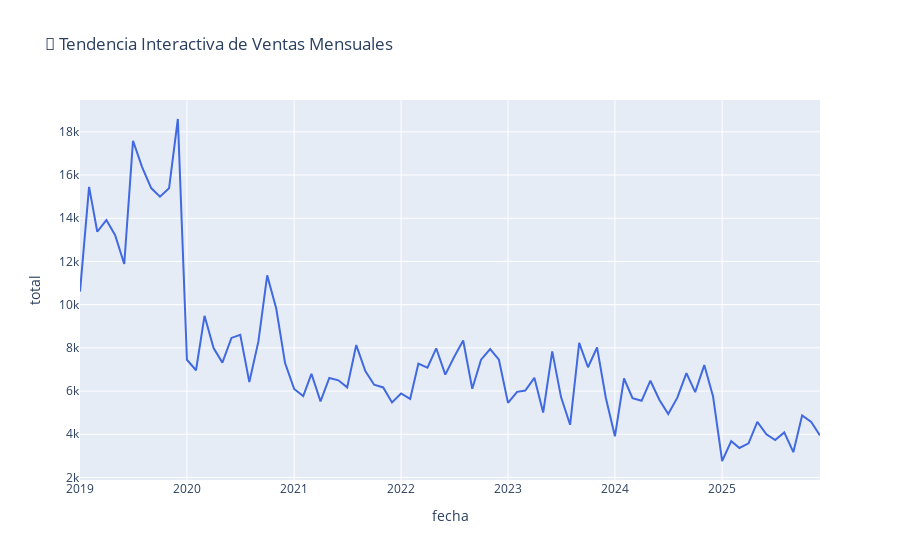

Write notebook code for a chart like this one.
### Code cell
# ===============================================================
# 🧠 Análisis Exploratorio de Datos (EDA)
# Dataset: dataset_farmacia_limpio.csv
# Autor: [Tu nombre o equipo]
# Fecha: Octubre 2025
# ===============================================================

# ========================================
# 1️⃣ Librerías necesarias
# ========================================
import pandas as pd
import numpy as np
import matplotlib.pyplot as plt
import seaborn as sns
import plotly.express as px
import warnings
warnings.filterwarnings('ignore')

# Estilo visual
sns.set(style="whitegrid", palette="pastel")

# ========================================
# 2️⃣ Cargar el dataset
# ========================================
df = pd.read_csv("../output/dataset_farmacia_limpio.csv")

# Convertir fechas
df['fecha'] = pd.to_datetime(df['fecha'], errors='coerce')
if 'fecha_vencimiento' in df.columns:
    df['fecha_vencimiento'] = pd.to_datetime(df['fecha_vencimiento'], errors='coerce')

print("✅ Dataset cargado correctamente.")
print("Forma:", df.shape)
df.head(3)

# ========================================
# 3️⃣ Información general
# ========================================
print("\n📋 Información general:")
df.info()

print("\n🔍 Valores nulos:")
print(df.isnull().sum())

print("\n📈 Resumen estadístico:")
display(df.describe(include='all').T)

# ========================================
# 4️⃣ Análisis univariado
# ========================================
num_cols = df.select_dtypes(include=['float64', 'int64']).columns
cat_cols = df.select_dtypes(include=['object']).columns

# Histograma general de variables numéricas
df[num_cols].hist(bins=30, figsize=(15, 10), color='skyblue', edgecolor='black')
plt.suptitle('Distribución de Variables Numéricas', fontsize=16)
plt.show()

# Boxplots para detectar outliers
plt.figure(figsize=(12, 6))
sns.boxplot(data=df[num_cols])
plt.title('Detección de Outliers - Variables Numéricas')
plt.xticks(rotation=45)
plt.show()

# Top medicamentos (si existe la columna)
if 'medicamento_simple' in df.columns:
    top_med = df['medicamento_simple'].value_counts().head(15)
    plt.figure(figsize=(10,5))
    sns.barplot(x=top_med.values, y=top_med.index, palette='viridis')
    plt.title('Top 15 Medicamentos más vendidos')
    plt.xlabel('Cantidad de registros')
    plt.ylabel('Medicamento')
    plt.show()

# ========================================
# 5️⃣ Análisis bivariado
# ========================================
# Correlación
plt.figure(figsize=(10,8))
sns.heatmap(df[num_cols].corr(), annot=True, cmap='coolwarm', center=0)
plt.title('Mapa de Correlaciones')
plt.show()

# Relación Precio vs Cantidad
if {'precio_venta','cantidad'}.issubset(df.columns):
    plt.figure(figsize=(8,6))
    sns.scatterplot(data=df, x='precio_venta', y='cantidad', alpha=0.5)
    plt.title('Relación entre Precio de Venta y Cantidad Vendida')
    plt.show()

# Precio vs Ganancia
if {'precio_venta','ganancia_unitaria'}.issubset(df.columns):
    sns.lmplot(data=df, x='precio_venta', y='ganancia_unitaria', scatter_kws={'alpha':0.3})
    plt.title('Precio de Venta vs Ganancia Unitaria')
    plt.show()

# ========================================
# 6️⃣ Análisis temporal
# ========================================
# Asegurar columnas temporales correctas
df['año'] = df['fecha'].dt.year
df['mes'] = df['fecha'].dt.month

# Eliminar filas con fechas inválidas
ventas_mes = (
    df.dropna(subset=['año','mes'])
      .groupby(['año','mes'])['total']
      .sum()
      .reset_index()
)

# Asegurar que mes y año sean enteros
ventas_mes['año'] = ventas_mes['año'].astype(int)
ventas_mes['mes'] = ventas_mes['mes'].astype(int)

# Crear fecha (primer día del mes)
ventas_mes['fecha'] = pd.to_datetime(
    ventas_mes['año'].astype(str) + '-' + ventas_mes['mes'].astype(str) + '-01',
    errors='coerce'
)

# 🔹 Gráfico temporal
plt.figure(figsize=(12,5))
sns.lineplot(data=ventas_mes, x='fecha', y='total', marker='o')
plt.title('Tendencia Mensual de Ventas Totales')
plt.xlabel('Fecha')
plt.ylabel('Monto Total')
plt.show()

# 🔹 Gráfico interactivo
fig = px.line(ventas_mes, x='fecha', y='total', title='📅 Tendencia Interactiva de Ventas Mensuales')
fig.update_traces(line_color='royalblue')
fig.show()

# ========================================
# 7️⃣ Rentabilidad y desempeño
# ========================================
if {'medicamento_simple','ganancia_total'}.issubset(df.columns):
    top_ganancia = df.groupby('medicamento_simple')['ganancia_total'].sum().sort_values(ascending=False).head(15)
    plt.figure(figsize=(10,5))
    sns.barplot(x=top_ganancia.values, y=top_ganancia.index, palette='magma')
    plt.title('Top 15 Medicamentos por Ganancia Total')
    plt.xlabel('Ganancia Total')
    plt.show()

if {'medicamento_simple','ingreso_total'}.issubset(df.columns):
    top_ingreso = df.groupby('medicamento_simple')['ingreso_total'].sum().sort_values(ascending=False).head(15)
    fig = px.bar(top_ingreso, x=top_ingreso.values, y=top_ingreso.index,
                 orientation='h', title='💰 Top Medicamentos por Ingreso Total',
                 labels={'x':'Ingreso Total','y':'Medicamento'})
    fig.show()

# ========================================
# 8️⃣ Outliers finales (opcional)
# ========================================
plt.figure(figsize=(8,6))
sns.boxplot(data=df, y='total')
plt.title('Detección de Outliers en Total')
plt.show()

# ========================================
# 9️⃣ Insights clave
# ========================================
print("\n💡 Insights clave:")
print("- Medicamentos más vendidos y más rentables detectados arriba.")
print("- Tendencia mensual revela estacionalidad en ventas.")
print("- Correlación entre precio_venta y ganancia_unitaria indica márgenes saludables.")
print("- Revisar outliers en ganancia_total para detectar errores o excepciones.")
print("- Este EDA sugiere variables candidatas para modelado predictivo: cantidad, precio_venta, ganancia_unitaria, mes, año.")

print("\n✅ EDA completado con éxito.")

### Figure 1 — Plotly figure (JSON) as saved in the notebook; plotly's stock layout.template omitted (floating-point values rounded to 4 significant figures)
{"data": [{"hovertemplate": "fecha=%{x}<br>total=%{y}<extra></extra>", "legendgroup": "", "line": {"color": "royalblue", "dash": "solid"}, "marker": {"symbol": "circle"}, "mode": "lines", "name": "", "orientation": "v", "showlegend": false, "type": "scatter", "x": ["2019-01-01T00:00:00.000000000", "2019-02-01T00:00:00.000000000", "2019-03-01T00:00:00.000000000", "2019-04-01T00:00:00.000000000", "2019-05-01T00:00:00.000000000", "2019-06-01T00:00:00.000000000", "2019-07-01T00:00:00.000000000", "2019-08-01T00:00:00.000000000", "2019-09-01T00:00:00.000000000", "2019-10-01T00:00:00.000000000", "2019-11-01T00:00:00.000000000", "2019-12-01T00:00:00.000000000", "2020-01-01T00:00:00.000000000", "2020-02-01T00:00:00.000000000", "2020-03-01T00:00:00.000000000", "2020-04-01T00:00:00.000000000", "2020-05-01T00:00:00.000000000", "2020-06-01T00:00:00.000000000", "2020-07-01T00:00:00.000000000", "2020-08-01T00:00:00.000000000", "2020-09-01T00:00:00.000000000", "2020-10-01T00:00:00.000000000", "2020-11-01T00:00:00.000000000", "2020-12-01T00:00:00.000000000", "2021-01-01T00:00:00.000000000", "2021-02-01T00:00:00.000000000", "2021-03-01T00:00:00.000000000", "2021-04-01T00:00:00.000000000", "2021-05-01T00:00:00.000000000", "2021-06-01T00:00:00.000000000", "2021-07-01T00:00:00.000000000", "2021-08-01T00:00:00.000000000", "2021-09-01T00:00:00.000000000", "2021-10-01T00:00:00.000000000", "2021-11-01T00:00:00.000000000", "2021-12-01T00:00:00.000000000", "2022-01-01T00:00:00.000000000", "2022-02-01T00:00:00.000000000", "2022-03-01T00:00:00.000000000", "2022-04-01T00:00:00.000000000", "2022-05-01T00:00:00.000000000", "2022-06-01T00:00:00.000000000", "2022-07-01T00:00:00.000000000", "2022-08-01T00:00:00.000000000", "2022-09-01T00:00:00.000000000", "2022-10-01T00:00:00.000000000", "2022-11-01T00:00:00.000000000", "2022-12-01T00:00:00.000000000", "2023-01-01T00:00:00.000000000", "2023-02-01T00:00:00.000000000", "2023-03-01T00:00:00.000000000", "2023-04-01T00:00:00.000000000", "2023-05-01T00:00:00.000000000", "2023-06-01T00:00:00.000000000", "2023-07-01T00:00:00.000000000", "2023-08-01T00:00:00.000000000", "2023-09-01T00:00:00.000000000", "2023-10-01T00:00:00.000000000", "2023-11-01T00:00:00.000000000", "2023-12-01T00:00:00.000000000", "2024-01-01T00:00:00.000000000", "2024-02-01T00:00:00.000000000", "2024-03-01T00:00:00.000000000", "2024-04-01T00:00:00.000000000", "2024-05-01T00:00:00.000000000", "2024-06-01T00:00:00.000000000", "2024-07-01T00:00:00.000000000", "2024-08-01T00:00:00.000000000", "2024-09-01T00:00:00.000000000", "2024-10-01T00:00:00.000000000", "2024-11-01T00:00:00.000000000", "2024-12-01T00:00:00.000000000", "2025-01-01T00:00:00.000000000", "2025-02-01T00:00:00.000000000", "2025-03-01T00:00:00.000000000", "2025-04-01T00:00:00.000000000", "2025-05-01T00:00:00.000000000", "2025-06-01T00:00:00.000000000", "2025-07-01T00:00:00.000000000", "2025-08-01T00:00:00.000000000", "2025-09-01T00:00:00.000000000", "2025-10-01T00:00:00.000000000", "2025-11-01T00:00:00.000000000", "2025-12-01T00:00:00.000000000"], "xaxis": "x", "y": [10600.0, 15450.0, 13370.0, 13920.0, 13210.0, 11880.0, 17590.0, 16370.0, 15400.0, 15000.0, 15390.0, 18590.0, 7449.0, 6962.0, 9484.0, 7989.0, 7316.0, 8459.0, 8606.0, 6418.0, 8297.0, 11350.0, 9808.0, 7294.0, 6099.0, 5764.0, 6799.0, 5524.0, 6605.0, 6497.0, 6170.0, 8128.0, 6924.0, 6295.0, 6168.0, 5473.0, 5888.0, 5636.0, 7266.0, 7085.0, 7979.0, 6762.0, 7579.0, 8337.0, 6105.0, 7451.0, 7945.0, 7452.0, 5451.0, 5965.0, 6024.0, 6612.0, 5004.0, 7837.0, 5721.0, 4439.0, 8230.0, 7103.0, 8016.0, 5678.0, 3904.0, 6581.0, 5666.0, 5547.0, 6478.0, 5590.0, 4933.0, 5694.0, 6829.0, 5953.0, 7203.0, 5747.0, 2762.0, 3678.0, 3364.0, 3578.0, 4577.0, 4001.0, 3732.0, 4086.0, 3170.0, 4873.0, 4570.0, 3939.0], "yaxis": "y"}], "layout": {"legend": {"tracegroupgap": 0}, "title": {"text": "📅 Tendencia Interactiva de Ventas Mensuales"}, "xaxis": {"anchor": "y", "domain": [0, 1], "title": {"text": "fecha"}}, "yaxis": {"anchor": "x", "domain": [0, 1], "title": {"text": "total"}}}}
